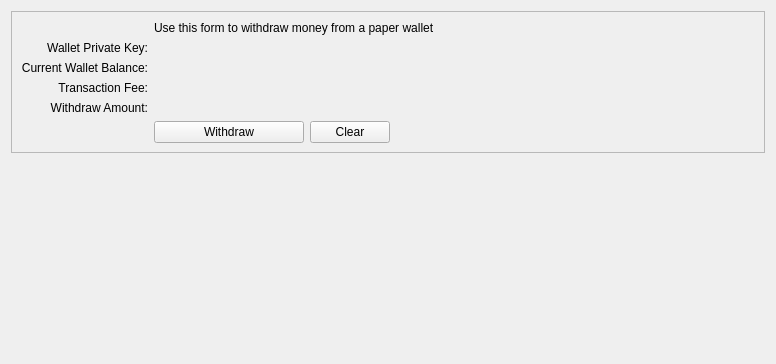
<?xml version="1.0" encoding="UTF-8"?>
<ui version="4.0">
 <class>PaperWalletDialog</class>
 <widget class="QWidget" name="PaperWalletDialog">
  <property name="geometry">
   <rect>
    <x>0</x>
    <y>0</y>
    <width>776</width>
    <height>364</height>
   </rect>
  </property>
  <layout class="QVBoxLayout" name="verticalLayout" stretch="0,0">
   <item>
    <widget class="QFrame" name="frame2">
     <property name="sizePolicy">
      <sizepolicy hsizetype="Preferred" vsizetype="Preferred">
       <horstretch>0</horstretch>
       <verstretch>0</verstretch>
      </sizepolicy>
     </property>
     <property name="frameShape">
      <enum>QFrame::StyledPanel</enum>
     </property>
     <property name="frameShadow">
      <enum>QFrame::Sunken</enum>
     </property>
     <layout class="QVBoxLayout" name="verticalLayout_3">
      <item>
       <layout class="QGridLayout" name="gridLayout">
        <item row="7" column="0">
         <widget class="QLabel" name="label_4">
          <property name="text">
           <string>Withdraw Amount:</string>
          </property>
          <property name="alignment">
           <set>Qt::AlignRight|Qt::AlignTrailing|Qt::AlignVCenter</set>
          </property>
          <property name="buddy">
           <cstring>reqAmount</cstring>
          </property>
         </widget>
        </item>
        <item row="6" column="0">
         <widget class="QLabel" name="label_3">
          <property name="toolTip">
           <string>An optional message to attach to the payment request, which will be displayed when the request is opened. Note: The message will not be sent with the payment over the Dogecoin network.</string>
          </property>
          <property name="text">
           <string>Transaction Fee:</string>
          </property>
          <property name="alignment">
           <set>Qt::AlignRight|Qt::AlignTrailing|Qt::AlignVCenter</set>
          </property>
          <property name="buddy">
           <cstring></cstring>
          </property>
         </widget>
        </item>
        <item row="4" column="2">
         <widget class="QValidatedLineEdit" name="reqKey" native="true">
          <property name="toolTip">
           <string>An optional label to associate with the new receiving address.</string>
          </property>
         </widget>
        </item>
        <item row="2" column="2">
         <widget class="QLabel" name="label_5">
          <property name="text">
           <string>&lt;html&gt;&lt;head/&gt;&lt;body&gt;&lt;p&gt;Use this form to withdraw money from a paper wallet&lt;/p&gt;&lt;/body&gt;&lt;/html&gt;</string>
          </property>
         </widget>
        </item>
        <item row="4" column="0">
         <widget class="QLabel" name="label_2">
          <property name="toolTip">
           <string>An optional label to associate with the new receiving address.</string>
          </property>
          <property name="text">
           <string>Wallet Private Key:</string>
          </property>
          <property name="alignment">
           <set>Qt::AlignRight|Qt::AlignTrailing|Qt::AlignVCenter</set>
          </property>
          <property name="buddy">
           <cstring>reqKey</cstring>
          </property>
         </widget>
        </item>
        <item row="5" column="0">
         <widget class="QLabel" name="label">
          <property name="toolTip">
           <string>An optional amount to request. Leave this empty or zero to not request a specific amount.</string>
          </property>
          <property name="text">
           <string>Current Wallet Balance:</string>
          </property>
          <property name="alignment">
           <set>Qt::AlignRight|Qt::AlignTrailing|Qt::AlignVCenter</set>
          </property>
         </widget>
        </item>
        <item row="8" column="2">
         <layout class="QHBoxLayout" name="horizontalLayout">
          <item>
           <widget class="QPushButton" name="withdrawButton">
            <property name="minimumSize">
             <size>
              <width>150</width>
              <height>0</height>
             </size>
            </property>
            <property name="text">
             <string>Withdraw</string>
            </property>
            <property name="icon">
             <iconset resource="../dogecoin.qrc">
              <normaloff>:/icons/receiving_addresses</normaloff>:/icons/receiving_addresses</iconset>
            </property>
           </widget>
          </item>
          <item>
           <widget class="QPushButton" name="clearButton">
            <property name="sizePolicy">
             <sizepolicy hsizetype="Minimum" vsizetype="Fixed">
              <horstretch>0</horstretch>
              <verstretch>0</verstretch>
             </sizepolicy>
            </property>
            <property name="toolTip">
             <string>Clear all fields of the form.</string>
            </property>
            <property name="text">
             <string>Clear</string>
            </property>
            <property name="icon">
             <iconset resource="../dogecoin.qrc">
              <normaloff>:/icons/remove</normaloff>:/icons/remove</iconset>
            </property>
            <property name="autoRepeatDelay">
             <number>300</number>
            </property>
            <property name="autoDefault">
             <bool>false</bool>
            </property>
           </widget>
          </item>
          <item>
           <spacer name="horizontalSpacer">
            <property name="orientation">
             <enum>Qt::Horizontal</enum>
            </property>
            <property name="sizeHint" stdset="0">
             <size>
              <width>0</width>
              <height>0</height>
             </size>
            </property>
           </spacer>
          </item>
         </layout>
        </item>
        <item row="8" column="0">
         <widget class="QLabel" name="label_7">
          <property name="text">
           <string/>
          </property>
         </widget>
        </item>
        <item row="7" column="2">
         <widget class="BitcoinAmountField" name="reqAmount" native="true">
          <property name="minimumSize">
           <size>
            <width>80</width>
            <height>0</height>
           </size>
          </property>
          <property name="toolTip">
           <string>An optional message to attach to the payment request, which will be displayed when the request is opened. Note: The message will not be sent with the payment over the Dogecoin network.</string>
          </property>
         </widget>
        </item>
        <item row="5" column="2">
         <widget class="BitcoinAmountField" name="balanceLabel" native="true">
          <property name="readOnly" stdset="0">
           <bool>true</bool>
          </property>
         </widget>
        </item>
        <item row="6" column="2">
         <widget class="BitcoinAmountField" name="feeLabel" native="true">
          <property name="readOnly" stdset="0">
           <bool>true</bool>
          </property>
         </widget>
        </item>
       </layout>
      </item>
     </layout>
    </widget>
   </item>
   <item>
    <spacer name="verticalSpacer">
     <property name="orientation">
      <enum>Qt::Vertical</enum>
     </property>
     <property name="sizeHint" stdset="0">
      <size>
       <width>0</width>
       <height>0</height>
      </size>
     </property>
    </spacer>
   </item>
  </layout>
 </widget>
 <customwidgets>
  <customwidget>
   <class>QValidatedLineEdit</class>
   <extends>QWidget</extends>
   <header>qvalidatedlineedit.h</header>
  </customwidget>
  <customwidget>
   <class>BitcoinAmountField</class>
   <extends>QWidget</extends>
   <header>bitcoinamountfield.h</header>
  </customwidget>
 </customwidgets>
 <tabstops>
  <tabstop>reqKey</tabstop>
  <tabstop>reqAmount</tabstop>
  <tabstop>withdrawButton</tabstop>
  <tabstop>clearButton</tabstop>
 </tabstops>
 <resources>
  <include location="../dogecoin.qrc"/>
 </resources>
 <connections/>
</ui>
